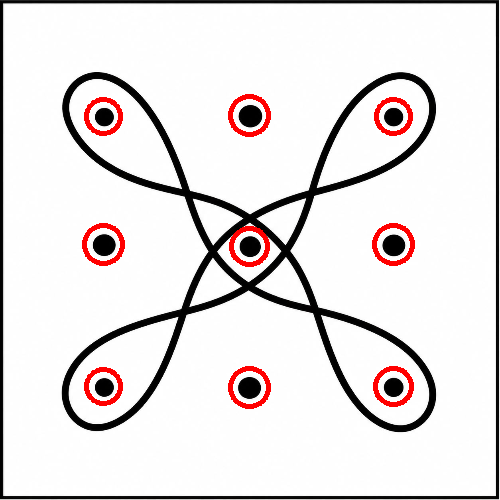
#> input picture results/k05.png, 500 x 500 px, given in place of skel_k01.png, which was not available
$ python build_graph.py
#> lines starting #> are read from the running program, lines starting #| are printed output that depends on the picture; after the words box and inside, x2 and y2 are one past the last pixel; in counts of white or black regions, pixels touching at a corner belong together
import os
import cv2
import numpy as np
try:
    import networkx as nx
except ImportError:
    raise SystemExit("networkx is missing. Run this in your terminal: pip install networkx")

MERGE = 9   # junction pixels closer than about this many pixels become ONE junction
SPUR = 15   # NEW 74: a dead-end tail this short (in pixels) is a fake tail and gets cut
SPECK = 50  # NEW 112: a separate skeleton piece smaller than this (in pixels) is a stray speck and gets erased
SHORT_ROAD = 5   # NEW 152: two junctions joined by a road this short (in pixels) are really ONE crossing

# find the results folder: look in the current folder, then next to this file, then one level up
HERE = os.path.dirname(os.path.abspath(__file__))
for base in (os.getcwd(), HERE, os.path.dirname(HERE)):
    if os.path.isdir(os.path.join(base, "results")):
        RES = os.path.join(base, "results")
        break
else:
    RES = os.path.join(os.getcwd(), "results")              # NEW 73: no folder yet (for example on the server), make one
    os.makedirs(RES, exist_ok=True)                         # NEW 73

def prune_spurs(skel, max_len=SPUR):                        # NEW 75: cuts short fake tails
    s = skel.astype(np.uint8)                               # NEW 76
    nb = cv2.filter2D(s, -1, np.ones((3, 3), np.float32), borderType=cv2.BORDER_CONSTANT) - s   # NEW 77: neighbour count
    out = skel.copy()                                       # NEW 78: the cleaned copy
    H, W = skel.shape                                       # NEW 79
    removed = 0                                             # NEW 80
    ys, xs = np.nonzero(skel & (nb == 1))                   # NEW 81: every loose end
    for y, x in zip(ys, xs):                                # NEW 82
        path = [(y, x)]                                     # NEW 83: pixels of this tail
        seen = {(y, x)}                                     # NEW 84
        cur = (y, x)                                        # NEW 85
        hit = False                                         # NEW 86: did we reach a crossing?
        while len(path) <= max_len:                         # NEW 87: stop if the tail is too long
            nxt = []                                        # NEW 88
            for dy in (-1, 0, 1):                           # NEW 89
                for dx in (-1, 0, 1):                       # NEW 90
                    if dy == 0 and dx == 0:                 # NEW 91
                        continue                            # NEW 92
                    py, px = cur[0] + dy, cur[1] + dx       # NEW 93
                    if 0 <= py < H and 0 <= px < W and skel[py, px] and (py, px) not in seen:   # NEW 94
                        nxt.append((py, px))                # NEW 95
            if not nxt:                                     # NEW 96: a lone piece, leave it
                break                                       # NEW 97
            cur = nxt[0]                                    # NEW 98: take one step
            seen.add(cur)                                   # NEW 99
            if nb[cur] >= 3:                                # NEW 100: reached a crossing
                hit = True                                  # NEW 101
                break                                       # NEW 102
            path.append(cur)                                # NEW 103
        if hit:                                             # NEW 104: short tail ending at a crossing
            for p in path:                                  # NEW 105
                out[p] = False                              # NEW 106: erase the tail
            removed += 1                                    # NEW 107
    return out, removed                                     # NEW 108


def drop_specks(skel, min_px=SPECK):                        # NEW 113: erases tiny separate pieces
    n, lab, st, _ = cv2.connectedComponentsWithStats(skel.astype(np.uint8), connectivity=8)   # NEW 114: label every piece
    out = skel.copy()                                       # NEW 115
    dropped = 0                                             # NEW 116
    for i in range(1, n):                                   # NEW 117
        if st[i, cv2.CC_STAT_AREA] < min_px:                # NEW 118: piece is tiny
            out[lab == i] = False                           # NEW 119: erase it
            dropped += 1                                    # NEW 120
    return out, dropped                                     # NEW 121


def glue_close_junctions(G, slab, max_px=SHORT_ROAD):       # NEW 153: ONE crossing that the pixels split in two becomes ONE junction
    tiny = [(u, v, d["seg"]) for u, v, d in G.edges(data=True)   # NEW 154: roads between two junctions that are very short
            if u != v and u.startswith("J") and v.startswith("J") and int((slab == d["seg"]).sum()) <= max_px]
    if not tiny:                                            # NEW 155
        return G, 0                                         # NEW 155
    parent = {n: n for n in G.nodes}                        # NEW 156: who is glued to whom
    def root(n):                                            # NEW 156
        while parent[n] != n:                               # NEW 156
            n = parent[n]                                   # NEW 156
        return n                                            # NEW 156
    for u, v, seg in tiny:                                  # NEW 157
        parent[root(v)] = root(u)                           # NEW 157
    groups = {}                                             # NEW 158
    for n in G.nodes:                                       # NEW 158
        groups.setdefault(root(n), []).append(n)            # NEW 158
    H = nx.MultiGraph()                                     # NEW 159: the new graph
    for r, members in groups.items():                       # NEW 159
        xs = [G.nodes[m]["pos"][0] for m in members]        # NEW 159
        ys = [G.nodes[m]["pos"][1] for m in members]        # NEW 159
        H.add_node(r, pos=(sum(xs) / len(xs), sum(ys) / len(ys)))   # NEW 159: centre = middle of the glued junctions
    gone = {seg for _, _, seg in tiny}                      # NEW 160: the tiny roads disappear
    for u, v, d in G.edges(data=True):                      # NEW 160
        if d["seg"] in gone:                                # NEW 160
            continue                                        # NEW 160
        H.add_edge(root(u), root(v), seg=d["seg"])          # NEW 160: a road that left one half and came back to the other becomes a loop
    return H, len(tiny)                                     # NEW 161


def build_graph(name):
    path = os.path.join(RES, "skel_" + name)
    img = cv2.imread(path, 0)
    if img is None:
        print("   cannot open", path, "- run detect_dots.py first")
        return None
    skel = img > 0                                             # True where the 1-pixel line is
    skel, cut = prune_spurs(skel)                              # NEW 109: cut fake tails first
    print("   spurs cut:", cut)                                # NEW 110
    skel, gone = drop_specks(skel)                             # NEW 122: then erase stray specks
    print("   specks dropped:", gone)                          # NEW 123
    cv2.imwrite(os.path.join(RES, "pruned_" + name), (skel * 255).astype(np.uint8))   # NEW 111: look at this picture
    s = skel.astype(np.uint8)

    # STEP 1: count the neighbours of every pixel (3x3 box sum, minus the pixel itself)
    nb = cv2.filter2D(s, -1, np.ones((3, 3), np.float32), borderType=cv2.BORDER_CONSTANT) - s
    endpoints = skel & (nb == 1)                               # 1 neighbour  = dead end
    junction_px = skel & (nb >= 3)                             # 3+ neighbours = crossroad

    # STEP 2: a crossing leaves several junction pixels close together, merge them into one
    zone = cv2.dilate(junction_px.astype(np.uint8), np.ones((MERGE, MERGE), np.uint8))
    nj, jlab, _, jcent = cv2.connectedComponentsWithStats(zone, connectivity=8)

    # STEP 3: cut the junction zones out, what is left are the line segments (the roads)
    segs = skel & (zone == 0)
    ns, slab = cv2.connectedComponents(segs.astype(np.uint8), connectivity=8)

    print("   piece 1: endpoint pixels", int(endpoints.sum()), "| junction pixels", int(junction_px.sum()))
    print("   piece 2: junctions after merge", nj - 1)
    print("   piece 3: roads (segments)", ns - 1)

    # STEP 4: nodes = junctions + endpoints
    G = nx.MultiGraph()                                        # allows loops and parallel edges
    for j in range(1, nj):
        G.add_node("J%d" % j, pos=(float(jcent[j][0]), float(jcent[j][1])))
    epid = np.zeros(skel.shape, int)                           # numbers the endpoint pixels
    ys, xs = np.nonzero(endpoints)
    for k, (y, x) in enumerate(zip(ys, xs)):
        epid[y, x] = k + 1
        G.add_node("E%d" % k, pos=(float(x), float(y)))

    # STEP 5: edges = segments, joined to the nodes at their two ends
    for k in range(1, ns):
        seg = (slab == k).astype(np.uint8)
        grown = cv2.dilate(seg, np.ones((3, 3), np.uint8))     # grow 1 pixel to touch the junction zone
        js = set(int(v) for v in np.unique(jlab[grown > 0])) - {0}   # junctions this segment touches
        es = set(int(v) for v in np.unique(epid[seg > 0])) - {0}     # endpoints inside this segment
        ends = ["J%d" % j for j in sorted(js)] + ["E%d" % (e - 1) for e in sorted(es)]
        if len(ends) == 1 and not es:                          # leaves a junction and comes back = loop
            ends = ends * 2
        if len(ends) == 2:
            G.add_edge(ends[0], ends[1], seg=k)
        else:
            print("   segment", k, "has", len(ends), "ends, skipped")

    G, glued = glue_close_junctions(G, slab)                   # NEW 162: glue crossings that were split in two
    print("   junctions merged:", glued)                       # NEW 163

    # picture to check with your own eyes: green = junction, blue = endpoint
    out = cv2.cvtColor(cv2.dilate(s, np.ones((3, 3), np.uint8)) * 255, cv2.COLOR_GRAY2BGR)
    for node, d in G.nodes(data=True):
        color = (0, 255, 0) if node.startswith("J") else (255, 0, 0)
        cv2.circle(out, (int(d["pos"][0]), int(d["pos"][1])), 12, color, 3)
    cv2.imwrite(os.path.join(RES, "graph_" + name), out)

    n_end = sum(1 for n in G if n.startswith("E"))
    n_j = sum(1 for n in G if n.startswith("J"))               # NEW 164: junctions after gluing
    print("   junctions:", n_j, "endpoints:", n_end, "edges:", G.number_of_edges(),
          "pieces:", nx.number_connected_components(G))
    print("   degrees:", sorted(dict(G.degree()).values()))
    return G, slab, jlab                                       # NEW 1: also give back the road labels and junction labels


if __name__ == "__main__":
    for name in ["k01.png", "k02.png", "k03.png", "k04.png"]:
        print(name)
        result = build_graph(name)
#> in build_graph, `img = cv2.imread(path, 0)`:
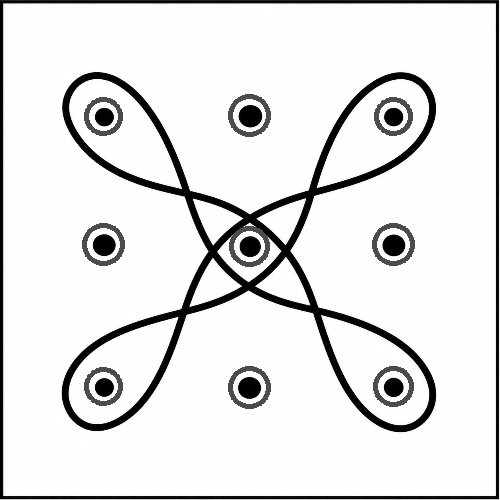
#> img: shape (500, 500); min 0, max 255, mean 226.2
#> in build_graph, `skel = img > 0`:
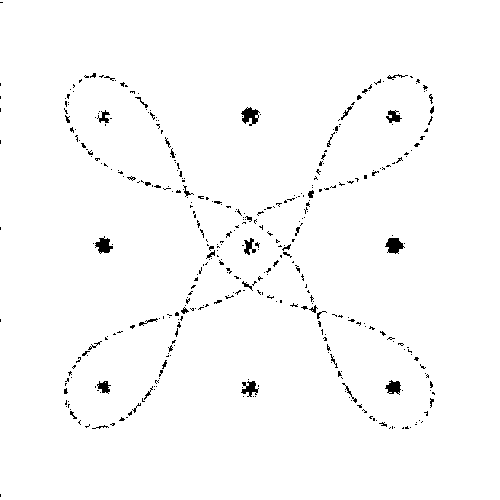
#> skel: shape (500, 500) bool; 98.3% white; 396 black regions (357 under 20 px), largest, box (x1, y1, x2, y2) and area: (385, 238, 405, 254) 202, (241, 107, 260, 126) 200, (95, 236, 113, 254) 181
#> in prune_spurs, `nb = cv2.filter2D(s, -1, np.ones((3, 3), np.float32), borderType=cv2.B..`:
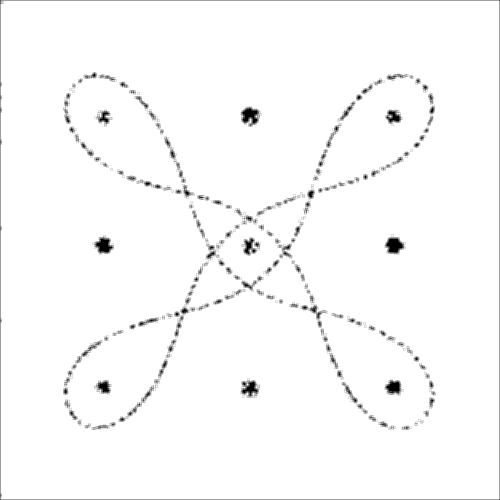
#> nb: shape (500, 500); min 0, max 8, mean 7.84; drawn with min black and max white
#> in prune_spurs, `ys, xs = np.nonzero(skel & (nb == 1))`: ys = [96, 144, 159, 159, 178, 197, 308, 310, 347, 382, 385, 392, 392, 404, 424]; xs = [430, 328, 96, 400, 133, 201, 313, 312, 328, 390, 98, 391, 398, 139, 382]
#> the loop in prune_spurs, `for y, x in zip(ys, xs):` made 15 passes
#> (y, x) on passes 1 to 12: (96, 430), (144, 328), (159, 96), (159, 400), (178, 133), (197, 201), (308, 313), (310, 312), (347, 328), (382, 390), (385, 98), (392, 391)
#> after the loop in prune_spurs, `for y, x in zip(ys, xs):`: removed = 15
#|    spurs cut: 15
#> in drop_specks, `n, lab, st, _ = cv2.connectedComponentsWithStats(skel.astype(np.uint8)..`:
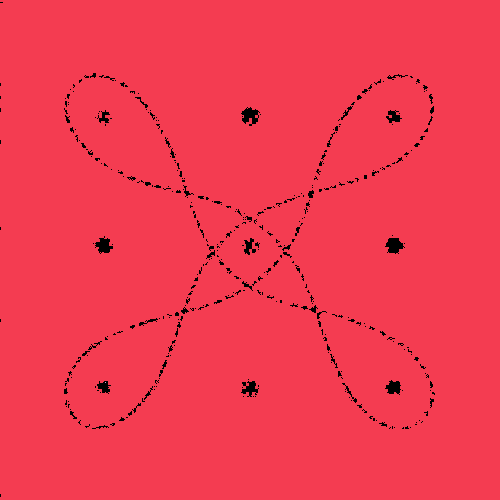
#> lab: shape (500, 500) int32; 3 distinct labels, from 0 to 2; one colour per label, 0 black
#> in drop_specks, `n, lab, st, _ = cv2.connectedComponentsWithStats(skel.astype(np.uint8)..`: n = 3; st = [[0, 2, 435, 495, 4209], [0, 0, 500, 500, 245790], [105, 382, 1, 1, 1]]
#> after the loop in drop_specks, `for i in range(1, n):`: dropped = 1
#|    specks dropped: 1
#> in build_graph, `endpoints = skel & (nb == 1)`: endpoints: shape (500, 500) bool; every value is 0
#> in build_graph, `junction_px = skel & (nb >= 3)`: junction_px: shape (500, 500) bool; 98.3% white; 394 black regions (353 under 20 px), largest, box (x1, y1, x2, y2) and area: (241, 107, 260, 126) 204, (385, 238, 405, 254) 202, (95, 236, 113, 254) 182
#> in build_graph, `zone = cv2.dilate(junction_px.astype(np.uint8), np.ones((MERGE, MERGE)..`:
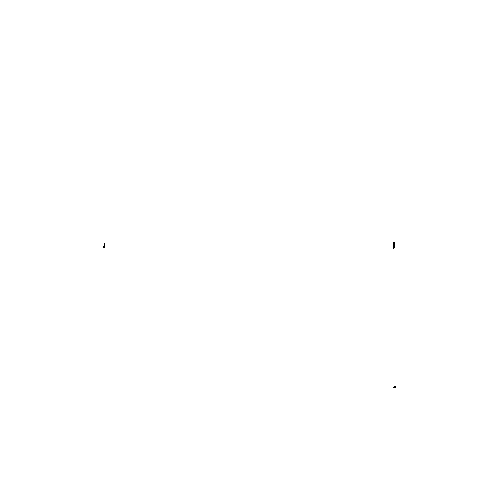
#> zone: shape (500, 500); values 0 (black) and 1 (white), 100% white; black in thin lines or dots, all inside (x1, y1, x2, y2) = (103, 242, 396, 388)
#> in build_graph, `nj, jlab, _, jcent = cv2.connectedComponentsWithStats(zone, connectivi..`: nj = 2; jcent = [[312.5, 273.3], [249.5, 249.5]]
#> in build_graph, `ns, slab = cv2.connectedComponents(segs.astype(np.uint8), connectivity..`: slab: shape (500, 500) int32; every value is 0
#> in build_graph, `ns, slab = cv2.connectedComponents(segs.astype(np.uint8), connectivity..`: ns = 1
#|    piece 1: endpoint pixels 0 | junction pixels 245743
#|    piece 2: junctions after merge 1
#|    piece 3: roads (segments) 0
#> in build_graph, `ys, xs = np.nonzero(endpoints)`: ys = empty array
#> after the loop in build_graph, `for k, (y, x) in enumerate(zip(ys, xs)):`: epid: shape (500, 500) int64; every value is 0
#> in glue_close_junctions, `tiny = [(u, v, d["seg"]) for u, v, d in G.edges(data=True)   # NEW 154..`: tiny = []
#> in build_graph, `G, glued = glue_close_junctions(G, slab)`: glued = 0
#|    junctions merged: 0
#> in build_graph, `out = cv2.cvtColor(cv2.dilate(s, np.ones((3, 3), np.uint8)) * 255, cv2..`:
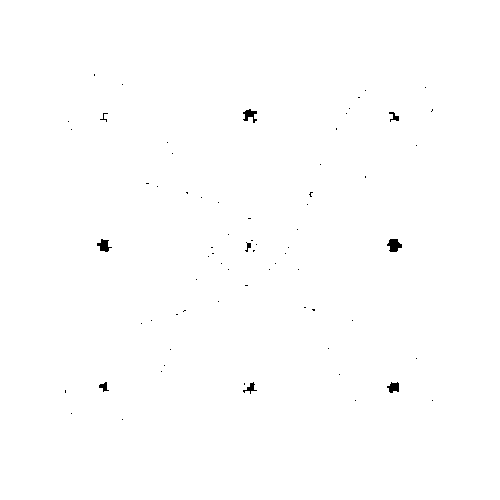
#> out: shape (500, 500, 3); 99.7% white; 70 black regions (62 under 20 px), largest, box (x1, y1, x2, y2) and area: (387, 239, 402, 252) 134, (97, 239, 112, 252) 107, (243, 109, 257, 123) 103
#> the loop in build_graph, `for node, d in G.nodes(data=True):` made 1 pass
#> (node, d, color) on pass 1: ('J1', {'pos': (249.5, 249.5)}, (0, 255, 0))
#> after the loop in build_graph, `for node, d in G.nodes(data=True):`:
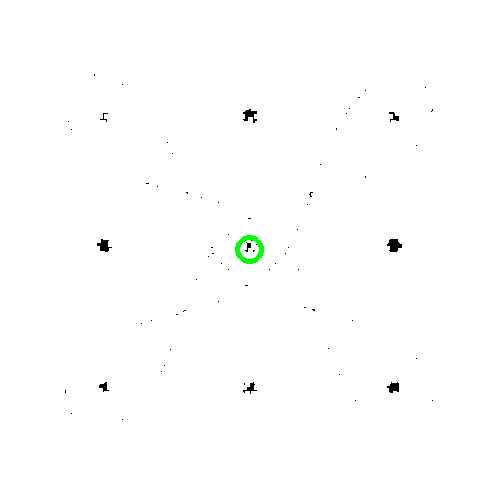
#> out: shape (500, 500, 3); 0.15% of pixels changed, all inside (x1, y1, x2, y2) = (235, 235, 264, 264)
#> in build_graph, `n_j = sum(1 for n in G if n.startswith("J"))`: n_j = 1
#|    junctions: 1 endpoints: 0 edges: 0 pieces: 1
#|    degrees: [0]
        if result is None:                                     # NEW 2
            continue                                           # NEW 2
        G, slab, jlab = result                                 # NEW 2
        for n, (u, v, key, d) in enumerate(G.edges(keys=True, data=True)):   # NEW 3: first 3 roads only
            if n == 3:                                         # NEW 3
                break                                          # NEW 3
            print("   edge", u, v, "key", key, "seg", d["seg"], "pixels", int((slab == d["seg"]).sum()))   # NEW 3
#> this loop made 0 passes
#> pass 2 of the loop `for name in ["k01.png", "k02.png", "k03.png", "k04.png"]:`:
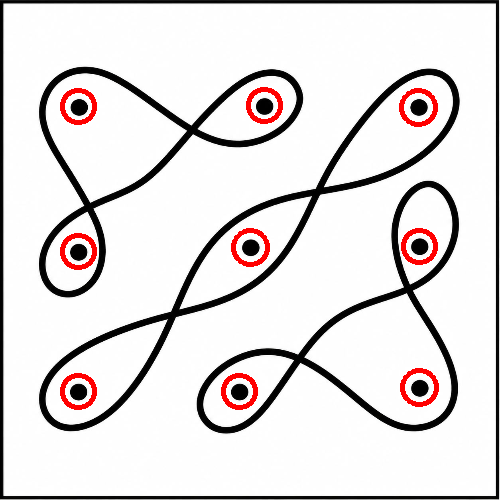
#> input picture results/k06.png, 500 x 500 px, given in place of skel_k02.png, which was not available
#> skel: shape (500, 500) bool; 98.1% white; black in thin lines or dots
#> the loop in prune_spurs (call 2), `for y, x in zip(ys, xs):` made 20 passes
#> (y, x) on passes 1 to 8: (51, 0), (82, 450), (84, 127), (141, 437), (152, 0), (156, 0), (159, 0), (194, 316)
#> cut = 16
#|    spurs cut: 16
#> in drop_specks (call 2), `n, lab, st, _ = cv2.connectedComponentsWithStats(skel.astype(np.uint8)..`:
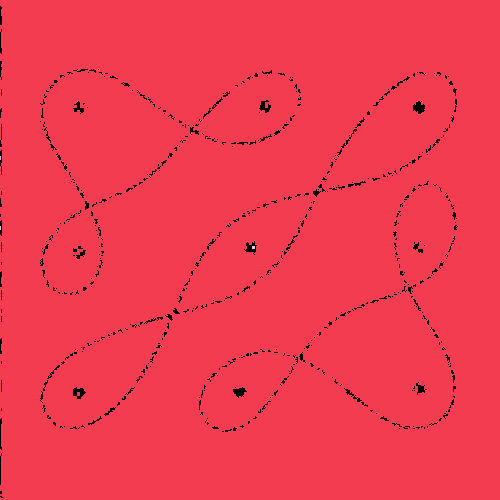
#> lab: shape (500, 500) int32; 5 distinct labels, from 0 to 4; one colour per label, 0 black
#> n = 5; st = [[0, 6, 458, 492, 4673], [0, 0, 500, 500, 245310], [0, 156, 1, 4, 4], [0, 226, 1, 4, 4], [252, 246, 3, 3, 9]]
#> after the loop in drop_specks (call 2), `for i in range(1, n):`: dropped = 3
#|    specks dropped: 3
#> junction_px: shape (500, 500) bool; 98.1% white; black in thin lines or dots
#> zone: shape (500, 500); every value is 1
#> jlab: shape (500, 500) int32; every value is 1
#> jcent = [[nan, nan], [249.5, 249.5]]
#|    piece 1: endpoint pixels 0 | junction pixels 245164
#|    piece 2: junctions after merge 1
#|    piece 3: roads (segments) 0
#|    junctions merged: 0
#> the loop in build_graph (call 2), `for node, d in G.nodes(data=True):` made 1 pass
#> after the loop in build_graph (call 2), `for node, d in G.nodes(data=True):`:
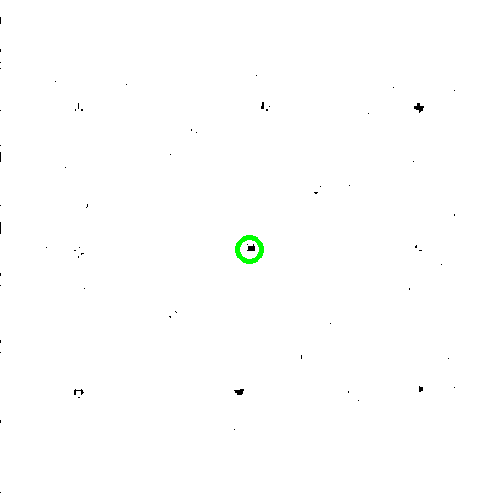
#> out: shape (500, 500, 3); mean B, G, R 254.3, 254.7, 254.3
#|    junctions: 1 endpoints: 0 edges: 0 pieces: 1
#|    degrees: [0]
